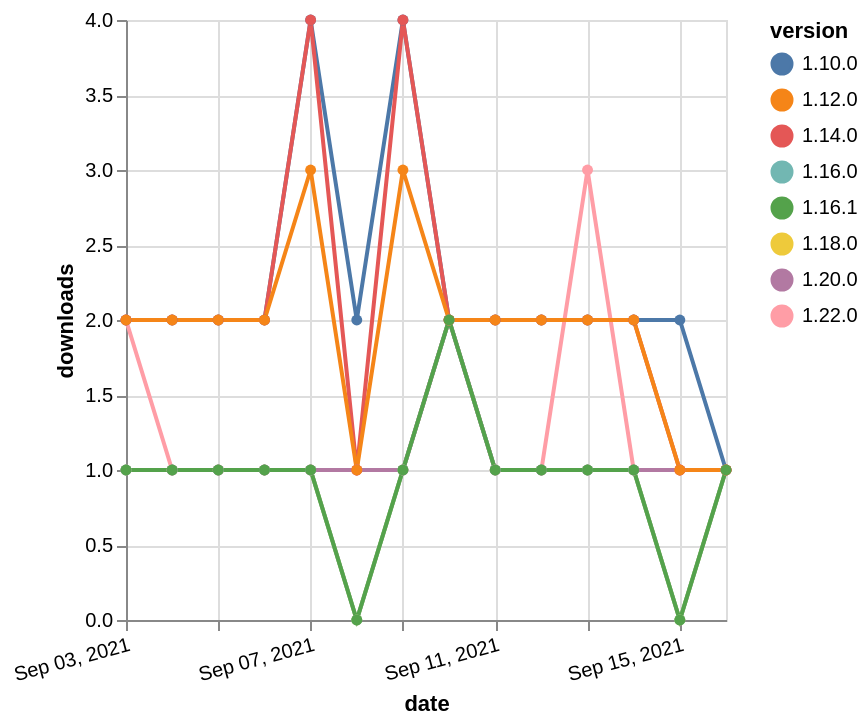

Describe this chart as a Vega-Lite specification.
### Vega-Lite specification from a JSON file in a GitHub repository (floating-point values rounded to 4 significant figures)
{"$schema": "https://vega.github.io/schema/vega-lite/v5.json", "description": "A simple bar chart with embedded data.", "data": {"values": [{"date": "2021-09-03", "total": 190, "delta": 1, "version": "1.18.0"}, {"date": "2021-09-04", "total": 191, "delta": 1, "version": "1.18.0"}, {"date": "2021-09-05", "total": 192, "delta": 1, "version": "1.18.0"}, {"date": "2021-09-06", "total": 193, "delta": 1, "version": "1.18.0"}, {"date": "2021-09-07", "total": 194, "delta": 1, "version": "1.18.0"}, {"date": "2021-09-08", "total": 194, "delta": 0, "version": "1.18.0"}, {"date": "2021-09-09", "total": 195, "delta": 1, "version": "1.18.0"}, {"date": "2021-09-10", "total": 197, "delta": 2, "version": "1.18.0"}, {"date": "2021-09-11", "total": 198, "delta": 1, "version": "1.18.0"}, {"date": "2021-09-12", "total": 199, "delta": 1, "version": "1.18.0"}, {"date": "2021-09-13", "total": 200, "delta": 1, "version": "1.18.0"}, {"date": "2021-09-14", "total": 201, "delta": 1, "version": "1.18.0"}, {"date": "2021-09-15", "total": 201, "delta": 0, "version": "1.18.0"}, {"date": "2021-09-16", "total": 202, "delta": 1, "version": "1.18.0"}, {"date": "2021-09-03", "total": 150, "delta": 2, "version": "1.22.0"}, {"date": "2021-09-04", "total": 151, "delta": 1, "version": "1.22.0"}, {"date": "2021-09-05", "total": 152, "delta": 1, "version": "1.22.0"}, {"date": "2021-09-06", "total": 153, "delta": 1, "version": "1.22.0"}, {"date": "2021-09-07", "total": 154, "delta": 1, "version": "1.22.0"}, {"date": "2021-09-08", "total": 155, "delta": 1, "version": "1.22.0"}, {"date": "2021-09-09", "total": 156, "delta": 1, "version": "1.22.0"}, {"date": "2021-09-10", "total": 158, "delta": 2, "version": "1.22.0"}, {"date": "2021-09-11", "total": 159, "delta": 1, "version": "1.22.0"}, {"date": "2021-09-12", "total": 160, "delta": 1, "version": "1.22.0"}, {"date": "2021-09-13", "total": 163, "delta": 3, "version": "1.22.0"}, {"date": "2021-09-14", "total": 164, "delta": 1, "version": "1.22.0"}, {"date": "2021-09-15", "total": 165, "delta": 1, "version": "1.22.0"}, {"date": "2021-09-16", "total": 166, "delta": 1, "version": "1.22.0"}, {"date": "2021-09-03", "total": 3070, "delta": 2, "version": "1.10.0"}, {"date": "2021-09-04", "total": 3072, "delta": 2, "version": "1.10.0"}, {"date": "2021-09-05", "total": 3074, "delta": 2, "version": "1.10.0"}, {"date": "2021-09-06", "total": 3076, "delta": 2, "version": "1.10.0"}, {"date": "2021-09-07", "total": 3080, "delta": 4, "version": "1.10.0"}, {"date": "2021-09-08", "total": 3082, "delta": 2, "version": "1.10.0"}, {"date": "2021-09-09", "total": 3086, "delta": 4, "version": "1.10.0"}, {"date": "2021-09-10", "total": 3088, "delta": 2, "version": "1.10.0"}, {"date": "2021-09-11", "total": 3090, "delta": 2, "version": "1.10.0"}, {"date": "2021-09-12", "total": 3092, "delta": 2, "version": "1.10.0"}, {"date": "2021-09-13", "total": 3094, "delta": 2, "version": "1.10.0"}, {"date": "2021-09-14", "total": 3096, "delta": 2, "version": "1.10.0"}, {"date": "2021-09-15", "total": 3098, "delta": 2, "version": "1.10.0"}, {"date": "2021-09-16", "total": 3099, "delta": 1, "version": "1.10.0"}, {"date": "2021-09-03", "total": 176, "delta": 1, "version": "1.20.0"}, {"date": "2021-09-04", "total": 177, "delta": 1, "version": "1.20.0"}, {"date": "2021-09-05", "total": 178, "delta": 1, "version": "1.20.0"}, {"date": "2021-09-06", "total": 179, "delta": 1, "version": "1.20.0"}, {"date": "2021-09-07", "total": 180, "delta": 1, "version": "1.20.0"}, {"date": "2021-09-08", "total": 181, "delta": 1, "version": "1.20.0"}, {"date": "2021-09-09", "total": 182, "delta": 1, "version": "1.20.0"}, {"date": "2021-09-10", "total": 184, "delta": 2, "version": "1.20.0"}, {"date": "2021-09-11", "total": 185, "delta": 1, "version": "1.20.0"}, {"date": "2021-09-12", "total": 186, "delta": 1, "version": "1.20.0"}, {"date": "2021-09-13", "total": 187, "delta": 1, "version": "1.20.0"}, {"date": "2021-09-14", "total": 188, "delta": 1, "version": "1.20.0"}, {"date": "2021-09-15", "total": 189, "delta": 1, "version": "1.20.0"}, {"date": "2021-09-16", "total": 190, "delta": 1, "version": "1.20.0"}, {"date": "2021-09-03", "total": 230, "delta": 1, "version": "1.16.0"}, {"date": "2021-09-04", "total": 231, "delta": 1, "version": "1.16.0"}, {"date": "2021-09-05", "total": 232, "delta": 1, "version": "1.16.0"}, {"date": "2021-09-06", "total": 233, "delta": 1, "version": "1.16.0"}, {"date": "2021-09-07", "total": 234, "delta": 1, "version": "1.16.0"}, {"date": "2021-09-08", "total": 234, "delta": 0, "version": "1.16.0"}, {"date": "2021-09-09", "total": 235, "delta": 1, "version": "1.16.0"}, {"date": "2021-09-10", "total": 237, "delta": 2, "version": "1.16.0"}, {"date": "2021-09-11", "total": 238, "delta": 1, "version": "1.16.0"}, {"date": "2021-09-12", "total": 239, "delta": 1, "version": "1.16.0"}, {"date": "2021-09-13", "total": 240, "delta": 1, "version": "1.16.0"}, {"date": "2021-09-14", "total": 241, "delta": 1, "version": "1.16.0"}, {"date": "2021-09-15", "total": 241, "delta": 0, "version": "1.16.0"}, {"date": "2021-09-16", "total": 242, "delta": 1, "version": "1.16.0"}, {"date": "2021-09-03", "total": 2419, "delta": 2, "version": "1.14.0"}, {"date": "2021-09-04", "total": 2421, "delta": 2, "version": "1.14.0"}, {"date": "2021-09-05", "total": 2423, "delta": 2, "version": "1.14.0"}, {"date": "2021-09-06", "total": 2425, "delta": 2, "version": "1.14.0"}, {"date": "2021-09-07", "total": 2429, "delta": 4, "version": "1.14.0"}, {"date": "2021-09-08", "total": 2430, "delta": 1, "version": "1.14.0"}, {"date": "2021-09-09", "total": 2434, "delta": 4, "version": "1.14.0"}, {"date": "2021-09-10", "total": 2436, "delta": 2, "version": "1.14.0"}, {"date": "2021-09-11", "total": 2438, "delta": 2, "version": "1.14.0"}, {"date": "2021-09-12", "total": 2440, "delta": 2, "version": "1.14.0"}, {"date": "2021-09-13", "total": 2442, "delta": 2, "version": "1.14.0"}, {"date": "2021-09-14", "total": 2444, "delta": 2, "version": "1.14.0"}, {"date": "2021-09-15", "total": 2445, "delta": 1, "version": "1.14.0"}, {"date": "2021-09-16", "total": 2446, "delta": 1, "version": "1.14.0"}, {"date": "2021-09-03", "total": 2555, "delta": 2, "version": "1.12.0"}, {"date": "2021-09-04", "total": 2557, "delta": 2, "version": "1.12.0"}, {"date": "2021-09-05", "total": 2559, "delta": 2, "version": "1.12.0"}, {"date": "2021-09-06", "total": 2561, "delta": 2, "version": "1.12.0"}, {"date": "2021-09-07", "total": 2564, "delta": 3, "version": "1.12.0"}, {"date": "2021-09-08", "total": 2565, "delta": 1, "version": "1.12.0"}, {"date": "2021-09-09", "total": 2568, "delta": 3, "version": "1.12.0"}, {"date": "2021-09-10", "total": 2570, "delta": 2, "version": "1.12.0"}, {"date": "2021-09-11", "total": 2572, "delta": 2, "version": "1.12.0"}, {"date": "2021-09-12", "total": 2574, "delta": 2, "version": "1.12.0"}, {"date": "2021-09-13", "total": 2576, "delta": 2, "version": "1.12.0"}, {"date": "2021-09-14", "total": 2578, "delta": 2, "version": "1.12.0"}, {"date": "2021-09-15", "total": 2579, "delta": 1, "version": "1.12.0"}, {"date": "2021-09-16", "total": 2580, "delta": 1, "version": "1.12.0"}, {"date": "2021-09-03", "total": 237, "delta": 1, "version": "1.16.1"}, {"date": "2021-09-04", "total": 238, "delta": 1, "version": "1.16.1"}, {"date": "2021-09-05", "total": 239, "delta": 1, "version": "1.16.1"}, {"date": "2021-09-06", "total": 240, "delta": 1, "version": "1.16.1"}, {"date": "2021-09-07", "total": 241, "delta": 1, "version": "1.16.1"}, {"date": "2021-09-08", "total": 241, "delta": 0, "version": "1.16.1"}, {"date": "2021-09-09", "total": 242, "delta": 1, "version": "1.16.1"}, {"date": "2021-09-10", "total": 244, "delta": 2, "version": "1.16.1"}, {"date": "2021-09-11", "total": 245, "delta": 1, "version": "1.16.1"}, {"date": "2021-09-12", "total": 246, "delta": 1, "version": "1.16.1"}, {"date": "2021-09-13", "total": 247, "delta": 1, "version": "1.16.1"}, {"date": "2021-09-14", "total": 248, "delta": 1, "version": "1.16.1"}, {"date": "2021-09-15", "total": 248, "delta": 0, "version": "1.16.1"}, {"date": "2021-09-16", "total": 249, "delta": 1, "version": "1.16.1"}]}, "width": "container", "mark": {"type": "line", "point": {"filled": true}}, "encoding": {"x": {"field": "date", "type": "temporal", "timeUnit": "yearmonthdate", "title": "date", "axis": {"labelAngle": -15}}, "y": {"field": "delta", "type": "quantitative", "title": "downloads"}, "color": {"field": "version", "type": "nominal"}, "tooltip": {"field": "delta"}}}
